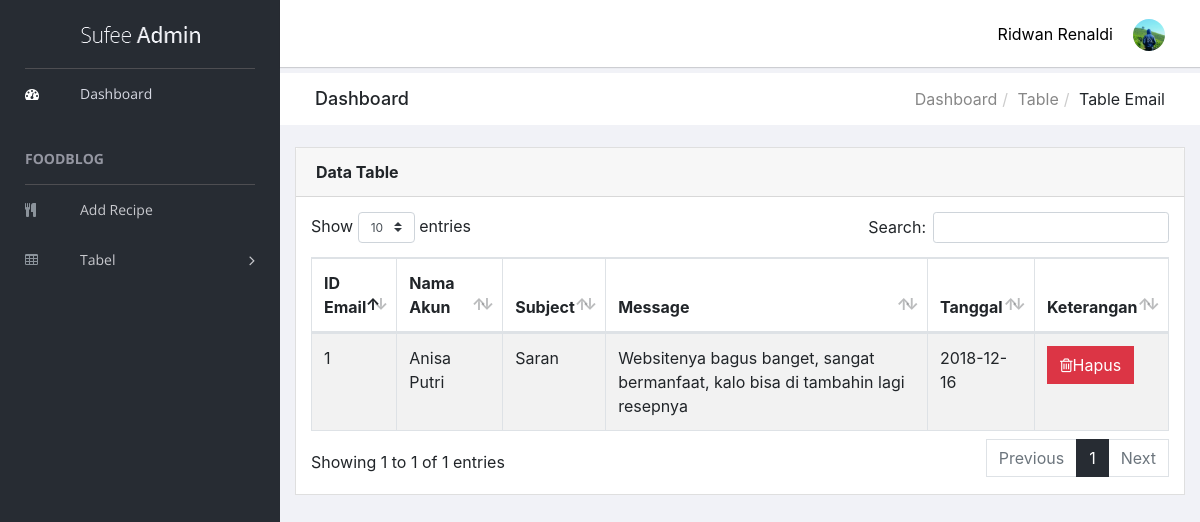
/admin/tables-email.php (signed in), run on the app's committed database.
### tables this page shows
CREATE TABLE `akun` (
  `ID_Akun` int(11) NOT NULL,
  `Nama` varchar(45) NOT NULL,
  `Email` varchar(45) NOT NULL,
  `Password` varchar(45) NOT NULL,
  `Foto` varchar(255) NOT NULL,
  `Status` enum('Admin','User') NOT NULL
);

CREATE TABLE `email` (
  `ID_Email` int(11) NOT NULL,
  `ID_Akun` int(11) DEFAULT NULL,
  `Subject` varchar(50) NOT NULL,
  `Message` text NOT NULL,
  `Tanggal` date NOT NULL
);

### admin/tables-email.php (the view, shortened to what this page needs)
<?php
    include 'process/connection.php';
    if (!$_SESSION) {
        echo "
            <script>
                document.location = 'page-login.php';;
            </script>
        ";
    } else {
        if ($_SESSION['Admin_Halaman'] == 'SufeeAdmin') {
            $ID_Akun = $_SESSION['Admin_ID_Akun'];
            $query = "SELECT * FROM Akun WHERE ID_Akun='$ID_Akun' AND Status='Admin' ";
            $kueri = "SELECT ID_Email, Nama, Subject, Message, Tanggal
            FROM Akun, Email WHERE Akun.ID_Akun=Email.ID_Akun ORDER BY Tanggal DESC";
            try {
                $exe = mysqli_query($link, $query);
                $result = mysqli_fetch_assoc($exe);
                if (!$result) {
                    echo "
                        <script>
                            document.location = 'page-login.php';;
                        </script>
                    ";
                } else {
                    $run = mysqli_query($link, $kueri);
                    $data = mysqli_fetch_all($run, MYSQLI_ASSOC);
                }
            } catch (Exception $e) {
            }
        } elseif ($_SESSION['Halaman'] == 'Foodblog') {
            echo "
                <script>
                    document.location = 'page-login.php';
                </script>
            ";
        } else {
            session_destroy();
        }
    }
?>
<!doctype html>
<html class="no-js" lang="en">
<head>
    <link rel="stylesheet" href="vendors/bootstrap/dist/css/bootstrap.min.css">
    <link rel="stylesheet" href="vendors/font-awesome/css/font-awesome.min.css">
    <link rel="stylesheet" href="vendors/themify-icons/css/themify-icons.css">
    <link rel="stylesheet" href="vendors/flag-icon-css/css/flag-icon.min.css">
    <link rel="stylesheet" href="vendors/selectFX/css/cs-skin-elastic.css">
    <link rel="stylesheet" href="vendors/datatables.net-bs4/css/dataTables.bootstrap4.min.css">
    <link rel="stylesheet" href="vendors/datatables.net-buttons-bs4/css/buttons.bootstrap4.min.css">
    <link rel="stylesheet" href="assets/css/style.css">
</head>
<body>
    <aside id="left-panel" class="left-panel">
        <nav class="navbar navbar-expand-sm navbar-default">
            <div class="navbar-header">
                <a class="navbar-brand" href="./"><img src="images/logo.png" alt="Logo"></a>
            </div>
            <div id="main-menu" class="main-menu collapse navbar-collapse">
                <ul class="nav navbar-nav">
                    <li class="active">
                        <a href="index.php"> <i class="menu-icon fa fa-dashboard"></i>Dashboard </a>
                    </li>
                    <h3 class="menu-title">FoodBlog</h3>
                    <li>
                        <a href="recipe-add.php"> <i class="menu-icon fa fa-cutlery"></i>Add Recipe</a>
                    </li>
                    <li class="menu-item-has-children dropdown">
                        <a href="#" class="dropdown-toggle" data-toggle="dropdown" aria-haspopup="true" aria-expanded="false"> <i class="menu-icon fa fa-table"></i>Tabel</a>
                    </li>
                </ul>
            </div>
        </nav>
    </aside>
    <div id="right-panel" class="right-panel">
        <header id="header" class="header">
            <div class="header-menu">
                <div class="col-sm-7">
                </div>
                <div class="col-sm-5">
                    <div class="user-area dropdown float-right">
                        <a href="#" class="dropdown-toggle" data-toggle="dropdown" aria-haspopup="true" aria-expanded="false">
                            <img class="user-avatar rounded-circle" src="../img/profile/<?php echo $result['Foto'] ;?>" alt="User Avatar">
                        </a>
                    </div>
                    <div class="language-select dropdown" id="language-select">
                        <label>
                            <font><?php echo $result['Nama']; ?></font>
                        </label>
                    </div>
                </div>
            </div>
        </header>
        <div class="breadcrumbs">
            <div class="col-sm-4">
                <div class="page-header float-left">
                    <div class="page-title">
                        <h1>Dashboard</h1>
                    </div>
                </div>
            </div>
            <div class="col-sm-8">
                <div class="page-header float-right">
                    <div class="page-title">
                        <ol class="breadcrumb text-right">
                            <li><a href="#">Dashboard</a></li>
                            <li><a href="#">Table</a></li>
                            <li class="active">Table Email</li>
                        </ol>
                    </div>
                </div>
            </div>
        </div>
        <div class="content mt-3">
            <div class="animated fadeIn">
                <div class="row">
                    <div class="col-md-12">
                        <div class="card">
                            <div class="card-header">
                                <strong class="card-title">Data Table</strong>
                            </div>
                            <div class="card-body">
                                <table id="bootstrap-data-table-export" class="table table-striped table-bordered">
                                    <thead>
                                        <tr>
                                            <th>ID<br>Email</th>
                                            <th>Nama Akun</th>
                                            <th>Subject</th>
                                            <th>Message</th>
                                            <th>Tanggal</th>
                                            <th width="10%">Keterangan</th>
                                        </tr>
                                    </thead>
                                    <tbody>
                                        <?php
                                            foreach ($data as $key => $value) {
                                        ?>
                                        <tr>
                                            <td><?php echo $value['ID_Email'] ;?></td>
                                            <td><?php echo $value['Nama'] ;?></td>
                                            <td><?php echo $value['Subject'] ;?></td>
                                            <td><?php echo $value['Message'] ;?></td>
                                            <td><?php echo $value['Tanggal'] ;?></td>
                                            <td>
                                                <a href="tables-email.php?hapus=<?php echo $value['ID_Email'];?>" onclick="return confirm('Yakin ingin menghapusnya?')">
                                                    <button class="btn btn-danger"><span class="fa fa-trash-o"></span>Hapus</button>
                                                </a>
                                            </td>
                                        </tr>
                                        <?php
                                            }
                                        ?>
                                    </tbody>
                                </table>
                            </div>
                        </div>
                    </div>
                </div>
            </div>
        </div>
    </div>
</body>
</html>

### data on the page
akun: Foto (picture), Nama "Ridwan Renaldi"
email: ID_Email "1", ID_Akun.Nama "Anisa Putri", Subject "Saran", Message "Websitenya bagus banget, sangat bermanfaat, kalo bisa di tambahin lagi resepnya", Tanggal "2018-12-16"
